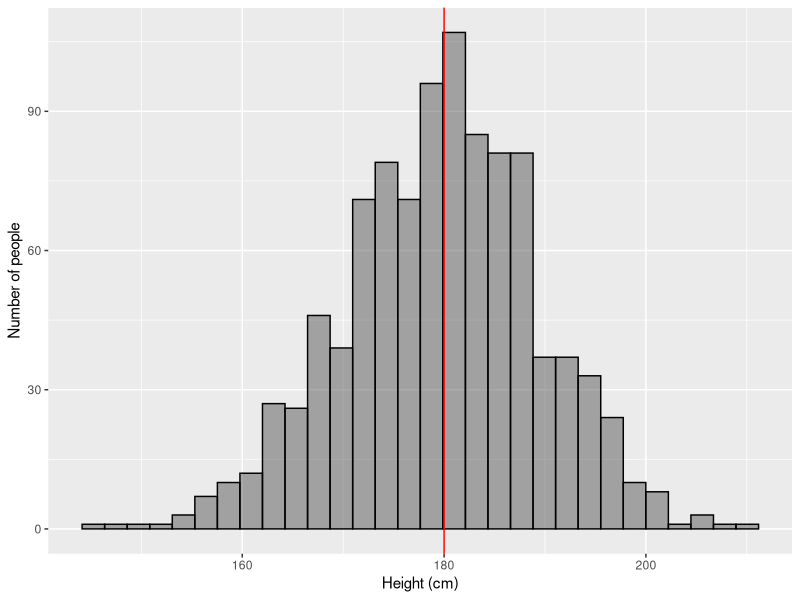

R code for this plot:
## ---- chunk 1
library(data.table)
library(ggplot2)

data <- data.frame(x=rnorm(1000,mean=180,sd=10))
q <- ggplot(data,aes(x=x))
q <- q + geom_histogram(alpha=0.5,colour="black")
q <- q + geom_vline(xintercept=180,colour="red")
q <- q + scale_x_continuous("Height (cm)")
q <- q + scale_y_continuous("Number of people")
q
